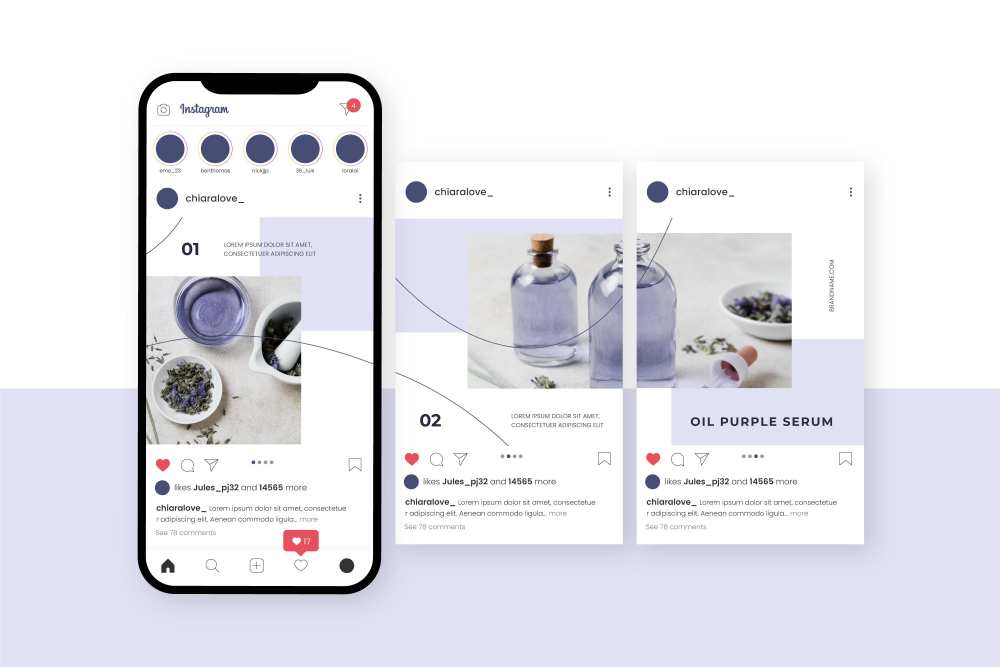
#> input picture mockups/instagram.jpg, 3000 x 2000 px (shown at 1/3 size)
$ python -i mockup_engine.py   (imports and definitions only)
#> lines starting #> are read from the running program, lines starting #| are printed output that depends on the picture
from __future__ import annotations

import io
import logging
from pathlib import Path
from uuid import uuid4

from PIL import Image, ImageChops, ImageDraw, ImageOps

logger = logging.getLogger("amygdala.mockups")

MOCKUP_TEMPLATES: dict[str, dict] = {
    "poster": {
        "file": "poster.jpg",
        "aliases": ["poster", "billboard", "billboard_mockup.png", "poster_frame.png", "frame"],
        "bbox": (1820, 680, 4196, 3336),
        "corner_radius": 12,
    },
    "instagram": {
        "file": "instagram.jpg",
        "aliases": ["instagram", "post", "phone", "phone_mockup.png", "mobile"],
        "bbox": (950, 320, 2050, 1680),
        "corner_radius": 34,
    },
    "linkedin": {
        "file": "linkedin.png",
        "aliases": ["linkedin", "web", "desktop", "background"],
        "bbox": (16, 110, 458, 395),
        "corner_radius": 6,
    },
}


def _get_mockup_dir() -> Path:
    backend_root = Path(__file__).resolve().parents[2]
    candidate = backend_root.parent / "mockups"
    if candidate.exists():
        return candidate
    return backend_root / "mockups"


def _resolve_template_key(mode_or_name: str) -> str:
    cleaned = mode_or_name.lower().strip()
    for key, spec in MOCKUP_TEMPLATES.items():
        if cleaned == key or cleaned in spec["aliases"] or cleaned == spec["file"].lower():
            return key
    if "post" in cleaned or "phone" in cleaned or "insta" in cleaned:
        return "instagram"
    if "poster" in cleaned or "billboard" in cleaned or "frame" in cleaned:
        return "poster"
    return "poster"


# [93 lines left out: functions detect_chroma_key_bbox, apply_glass_and_shadow_overlay, _create_rounded_mask, composite_chroma_key_mockup, not called in this run]


def composite_mockup(
    image_bytes: bytes,
    template_name_or_mode: str = "poster",
    output_dir: Path | str | None = None,
) -> tuple[bytes, str, str]:
    template_key = _resolve_template_key(template_name_or_mode)
    spec = MOCKUP_TEMPLATES[template_key]
    mockup_dir = _get_mockup_dir()
    template_path = mockup_dir / spec["file"]

    if not template_path.exists():
        raise FileNotFoundError(f"Mockup template file not found: {template_path}")

    template_img = Image.open(template_path).convert("RGBA")
    source_img = Image.open(io.BytesIO(image_bytes)).convert("RGBA")

    x1, y1, x2, y2 = spec["bbox"]
    slot_w = x2 - x1
    slot_h = y2 - y1
    radius = spec.get("corner_radius", 0)

    fitted_img = ImageOps.fit(
        source_img,
        (slot_w, slot_h),
        method=Image.Resampling.LANCZOS,
        centering=(0.5, 0.5),
    )

    enhanced_img = apply_glass_and_shadow_overlay(fitted_img, radius=radius)
    mask = _create_rounded_mask((slot_w, slot_h), radius) if radius > 0 else Image.new("L", (slot_w, slot_h), 255)

    base_layer = Image.new("RGBA", template_img.size, (0, 0, 0, 0))
    base_layer.paste(enhanced_img, (x1, y1), mask=mask)

    has_transparency = (
        template_img.mode == "RGBA" and any(pixel[3] < 255 for pixel in template_img.getdata())
    )

    if has_transparency:
        composite = Image.alpha_composite(base_layer, template_img)
    else:
        template_copy = template_img.copy()
        template_copy.paste(enhanced_img, (x1, y1), mask=mask)
        composite = template_copy

    if composite.width > 2560:
        ratio = 2560 / composite.width
        target_size = (2560, int(composite.height * ratio))
        composite = composite.resize(target_size, Image.Resampling.LANCZOS)

    output_buffer = io.BytesIO()
    composite.convert("RGB").save(output_buffer, format="JPEG", quality=94, optimize=True)
    result_bytes = output_buffer.getvalue()

    filename = f"mockup_{uuid4().hex}_{template_key}.jpg"
    public_url = f"/static/uploads/generated/{filename}"

    if output_dir:
        out_path = Path(output_dir) / filename
        out_path.parent.mkdir(parents=True, exist_ok=True)
        out_path.write_bytes(result_bytes)

    return result_bytes, filename, public_url


def generate_all_mockup_urls(
    image_bytes: bytes,
    output_dir: Path | str,
) -> dict[str, str]:
    results: dict[str, str] = {}
    for key in MOCKUP_TEMPLATES:
        try:
            _, _, public_url = composite_mockup(image_bytes, template_name_or_mode=key, output_dir=output_dir)
            results[key] = public_url
        except Exception as err:
            logger.warning("Failed to generate mockup %s: %s", key, err)
    return results

>>> import cv2
>>> picture = cv2.imread('../../../mockups/instagram.jpg', cv2.IMREAD_GRAYSCALE)
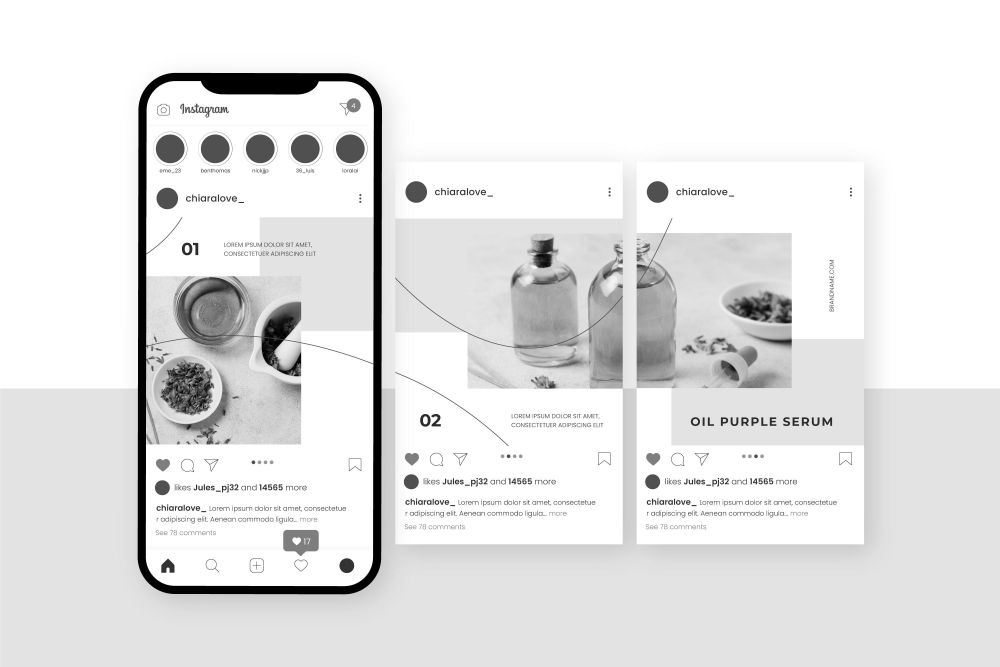
#> picture: shape (2000, 3000) (shown at 1/3 size); min 0, max 255, mean 229.6
>>> result = generate_all_mockup_urls(picture, 'out.png')
#> result = 0 items
